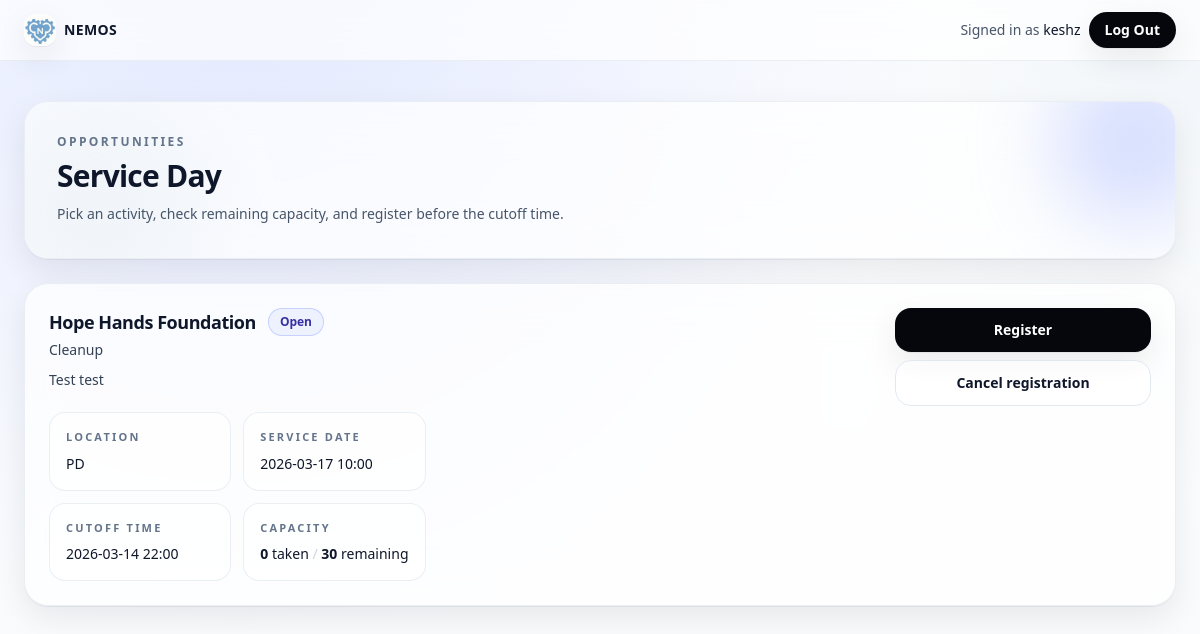
The page /service-day/activities/ (signed in) on the database its author committed.
### ngo/models.py (models this page shows, shortened)
class NGOAvailability(models.Model):
    ngo = models.ForeignKey(NGO, on_delete=models.PROTECT, related_name="availabilities")
    service_type = models.CharField(max_length=80, default="General")
    description = models.TextField()
    location = models.CharField(max_length=150)
    service_date = models.DateTimeField()
    cutoff_time = models.DateTimeField()
    max_slots = models.PositiveIntegerField()
    is_active = models.BooleanField(default=True)
    class Meta:
        verbose_name_plural = "NGOAvailabilities"

class NGO(models.Model):
    name = models.CharField(max_length=150, unique=True)
    description = models.TextField(blank=True)
    contact_email = models.EmailField(blank=True)
    contact_phone = models.CharField(max_length=30, blank=True)
    is_active = models.BooleanField(default=True)
    class Meta:
        verbose_name_plural = "NGOs"

### ngo/views.py (the view)
# urls.py: path("activities/", views.activity_list, name="activity_list"),
@login_required
@require_GET
def activity_list(request):
    service = ActivityService()
    activities = service.list_available_slots_for_employees()
    return render(request, "ngo/activity_list.html", {"activities": activities})

### ngo/services/activity_service.py (called while the page is built)
    @staticmethod
    def list_available_slots_for_employees():
        slots = list(NGOAvailability.objects.select_related("ngo").filter(is_active=True, ngo__is_active=True))
        counts = (
            Registration.objects.filter(activity__in=slots)
            .values("activity_id")
            .annotate(taken=Count("id"))
        )
        taken_by_slot_id = {row["activity_id"]: row["taken"] for row in counts}
        for slot in slots:
            slots_taken = int(taken_by_slot_id.get(slot.id, 0))
            slots_remaining = max(int(slot.max_slots) - slots_taken, 0)
            slot.slots_taken = slots_taken
            slot.slots_remaining = slots_remaining
        return slots

### ngo/templates/ngo/activity_list.html (shortened to what this page needs)
{% extends "core/base.html" %}
{% block content %}
  <div class="relative overflow-hidden rounded-3xl border border-slate-200/70 bg-white/70 p-8 shadow-soft backdrop-blur-xl">
    <div class="absolute -right-10 -top-10 h-40 w-40 rounded-full bg-accent-200/70 blur-2xl"></div>
    <div class="absolute -bottom-16 -left-10 h-56 w-56 rounded-full bg-slate-100 blur-2xl"></div>
    <div class="relative">
      <p class="text-xs font-semibold uppercase tracking-[0.2em] text-slate-500">Opportunities</p>
      <h1 class="mt-2 text-3xl font-semibold tracking-tight">Service Day</h1>
      <p class="mt-2 max-w-2xl text-sm/6 text-slate-600">
        Pick an activity, check remaining capacity, and register before the cutoff time.
      </p>
    </div>
  </div>
  <div class="mt-6 grid gap-4">
    {% for a in activities %}
      <div class="group rounded-3xl border border-slate-200/70 bg-white/70 p-6 shadow-soft backdrop-blur-xl transition hover:-translate-y-0.5 hover:border-slate-300">
        <div class="flex flex-col gap-5 lg:flex-row lg:items-start lg:justify-between">
          <div class="min-w-0">
            <div class="flex items-center gap-3">
              <h2 class="truncate text-lg font-semibold tracking-tight">{{ a.ngo.name }}</h2>
              {% if a.slots_remaining|default:0 == 0 %}
                <span class="rounded-full bg-rose-50 px-3 py-1.5 text-xs font-semibold text-rose-700 ring-1 ring-inset ring-rose-200">
                  Full
                </span>
              {% else %}
                <span class="rounded-full bg-accent-50 px-3 py-1.5 text-xs font-semibold text-accent-800 ring-1 ring-inset ring-accent-200">
                  Open
                </span>
              {% endif %}
            </div>
            <div class="mt-1 text-sm font-medium text-slate-700">{{ a.service_type }}</div>
            <p class="mt-2 text-sm/6 text-slate-700">{{ a.description }}</p>
            <div class="mt-5 grid gap-3 sm:grid-cols-2">
              <div class="rounded-2xl border border-slate-200/70 bg-white/60 p-4">
                <p class="text-[11px] font-semibold uppercase tracking-[0.2em] text-slate-500">Location</p>
                <p class="mt-2 text-sm text-slate-900">{{ a.location }}</p>
              </div>
              <div class="rounded-2xl border border-slate-200/70 bg-white/60 p-4">
                <p class="text-[11px] font-semibold uppercase tracking-[0.2em] text-slate-500">Service date</p>
                <p class="mt-2 text-sm text-slate-900">{{ a.service_date|date:"Y-m-d H:i" }}</p>
              </div>
              <div class="rounded-2xl border border-slate-200/70 bg-white/60 p-4">
                <p class="text-[11px] font-semibold uppercase tracking-[0.2em] text-slate-500">Cutoff time</p>
                <p class="mt-2 text-sm text-slate-900">{{ a.cutoff_time|date:"Y-m-d H:i" }}</p>
              </div>
              <div class="rounded-2xl border border-slate-200/70 bg-white/60 p-4">
                <p class="text-[11px] font-semibold uppercase tracking-[0.2em] text-slate-500">Capacity</p>
                <p class="mt-2 text-sm text-slate-900">
                  <span class="font-semibold">{{ a.slots_taken }}</span> taken
                  <span class="text-slate-300">/</span>
                  <span class="font-semibold">{{ a.slots_remaining }}</span> remaining
                </p>
              </div>
            </div>
          </div>
          <div class="flex flex-col gap-2 lg:w-64">
            <form method="post" action="{% url 'registrations:register' a.id %}">
              <button
                type="submit"
                class="inline-flex w-full items-center justify-center rounded-2xl bg-ink-950 px-4 py-3 text-sm font-semibold text-white shadow-soft transition hover:opacity-95"
              >
                Register
              </button>
            </form>
            <form method="post" action="{% url 'registrations:cancel' a.id %}">
              <button
                type="submit"
                class="inline-flex w-full items-center justify-center rounded-2xl border border-slate-200 bg-white/60 px-4 py-3 text-sm font-semibold text-slate-900 transition hover:bg-white"
              >
                Cancel registration
              </button>
            </form>
          </div>
        </div>
      </div>
    {% empty %}
      <div class="rounded-3xl border border-dashed border-slate-300 bg-white/70 p-12 text-center shadow-soft backdrop-blur-xl">
        <h2 class="text-base font-semibold tracking-tight">No activities available</h2>
        <p class="mt-2 text-sm text-slate-600">Please check back later.</p>
      </div>
    {% endfor %}
  </div>
{% endblock %}

### core/templates/core/base.html (shortened to what this page needs)
{% load static %}
<!doctype html>
<html lang="en">
  <head>
    <script src="https://cdn.tailwindcss.com"></script>
  </head>
  <body class="min-h-screen bg-[radial-gradient(1200px_circle_at_20%_-10%,theme(colors.accent.100),transparent_60%),radial-gradient(900px_circle_at_100%_0%,theme(colors.slate.100),transparent_55%),linear-gradient(to_bottom,theme(colors.white),theme(colors.slate.50))] text-slate-900 antialiased selection:bg-accent-200 selection:text-ink-950">
    {% if not request.resolver_match or request.resolver_match.app_name != 'accounts' or request.resolver_match.url_name != 'login' %}
      <header class="sticky top-0 z-20 border-b border-slate-200/70 bg-white/70 backdrop-blur-xl">
        <div class="mx-auto flex max-w-7xl items-center justify-between px-4 py-3 sm:px-6">
          <div class="flex items-center gap-3">
            <a href="{% url 'ngo:activity_list' %}" class="flex items-center gap-2">
              <span class="inline-flex h-8 w-8 items-center justify-center overflow-hidden rounded-xl shadow-soft">
                <img src="{% static 'core/logo-v2.png' %}" alt="NEMOS logo" class="h-8 w-8 object-contain" />
              </span>
              <span class="text-sm font-semibold tracking-wide text-slate-900">NEMOS</span>
            </a>
          </div>
          <div class="flex items-center gap-2">
            {% if user.is_authenticated %}
              <span class="hidden text-sm text-slate-600 sm:inline">Signed in as <span class="font-medium text-slate-900">{{ user.username }}</span></span>
              <form method="post" action="{% url 'accounts:logout' %}">
                <button type="submit" class="rounded-full bg-ink-950 px-4 py-2 text-sm font-semibold text-white shadow-soft transition hover:opacity-95">
                  Log Out
                </button>
              </form>
            {% else %}
              <a href="{% url 'accounts:login' %}" class="rounded-full bg-ink-950 px-4 py-2 text-sm font-semibold text-white shadow-soft transition hover:opacity-95">
                Login
              </a>
            {% endif %}
          </div>
        </div>
      </header>
    {% endif %}
    <main class="mx-auto w-full max-w-7xl px-4 py-10 sm:px-6">
      {% block content %}{% endblock %}
    </main>
  </body>
</html>

### core/templates/core/base.html (style rules this page uses)
html, body { -ms-overflow-style: none; scrollbar-width: none; }

### rows shown on the page
NGOAvailability: ngo.name "Hope Hands Foundation", shows "Open", service_type "Cleanup", description "Test test", location "PD", service_date "2026-03-17 10:00", cutoff_time "2026-03-14 22:00", slots_taken "0", slots_remaining "30"

### other values the page prints
{{ user.username }} "keshz"
